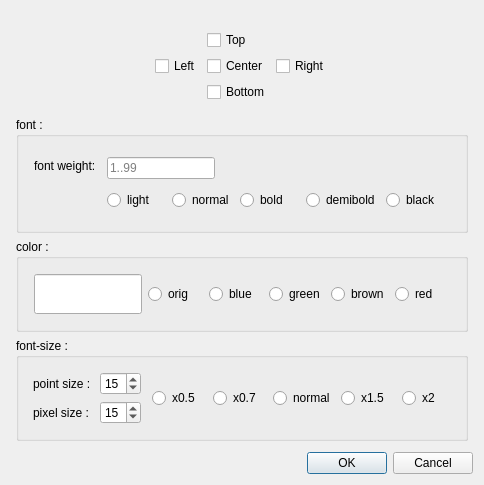
<?xml version="1.0" encoding="UTF-8"?>
<ui version="4.0">
 <class>SectionSettingsDlg</class>
 <widget class="QDialog" name="SectionSettingsDlg">
  <property name="geometry">
   <rect>
    <x>0</x>
    <y>0</y>
    <width>484</width>
    <height>485</height>
   </rect>
  </property>
  <property name="windowTitle">
   <string>Dialog</string>
  </property>
  <layout class="QVBoxLayout" name="verticalLayout_2">
   <item>
    <layout class="QVBoxLayout" name="verticalLayout">
     <property name="margin">
      <number>5</number>
     </property>
     <item>
      <layout class="QVBoxLayout" name="verticalLayout_3">
       <property name="leftMargin">
        <number>5</number>
       </property>
       <property name="topMargin">
        <number>5</number>
       </property>
       <property name="rightMargin">
        <number>5</number>
       </property>
       <item>
        <widget class="QFrame" name="frame">
         <property name="sizePolicy">
          <sizepolicy hsizetype="Minimum" vsizetype="Minimum">
           <horstretch>0</horstretch>
           <verstretch>0</verstretch>
          </sizepolicy>
         </property>
         <layout class="QGridLayout" name="gridLayout">
          <item row="0" column="2">
           <widget class="QCheckBox" name="chk_ver_top">
            <property name="text">
             <string>Top</string>
            </property>
           </widget>
          </item>
          <item row="1" column="1">
           <widget class="QCheckBox" name="chk_hor_left">
            <property name="text">
             <string>Left</string>
            </property>
           </widget>
          </item>
          <item row="1" column="2">
           <widget class="QCheckBox" name="chk_center">
            <property name="text">
             <string>Center</string>
            </property>
           </widget>
          </item>
          <item row="1" column="3">
           <widget class="QCheckBox" name="chk_hor_right">
            <property name="text">
             <string>Right</string>
            </property>
           </widget>
          </item>
          <item row="2" column="2">
           <widget class="QCheckBox" name="chk_ver_bottom">
            <property name="text">
             <string>Bottom</string>
            </property>
           </widget>
          </item>
          <item row="1" column="4">
           <spacer name="horizontalSpacer_2">
            <property name="orientation">
             <enum>Qt::Horizontal</enum>
            </property>
            <property name="sizeHint" stdset="0">
             <size>
              <width>40</width>
              <height>20</height>
             </size>
            </property>
           </spacer>
          </item>
          <item row="1" column="0">
           <spacer name="horizontalSpacer_3">
            <property name="orientation">
             <enum>Qt::Horizontal</enum>
            </property>
            <property name="sizeHint" stdset="0">
             <size>
              <width>40</width>
              <height>20</height>
             </size>
            </property>
           </spacer>
          </item>
         </layout>
        </widget>
       </item>
      </layout>
     </item>
     <item>
      <widget class="QGroupBox" name="groupBox_2">
       <property name="title">
        <string>font : </string>
       </property>
       <layout class="QGridLayout" name="gridLayout_2">
        <property name="margin">
         <number>15</number>
        </property>
        <item row="0" column="0">
         <widget class="QLabel" name="label">
          <property name="text">
           <string>font weight:</string>
          </property>
         </widget>
        </item>
        <item row="0" column="1">
         <layout class="QHBoxLayout" name="horizontalLayout">
          <property name="leftMargin">
           <number>5</number>
          </property>
          <property name="topMargin">
           <number>5</number>
          </property>
          <property name="rightMargin">
           <number>5</number>
          </property>
          <item>
           <widget class="QLineEdit" name="ledt_fntWeight">
            <property name="sizePolicy">
             <sizepolicy hsizetype="Preferred" vsizetype="Preferred">
              <horstretch>0</horstretch>
              <verstretch>0</verstretch>
             </sizepolicy>
            </property>
            <property name="inputMethodHints">
             <set>Qt::ImhDigitsOnly</set>
            </property>
            <property name="maxLength">
             <number>3</number>
            </property>
            <property name="placeholderText">
             <string>1..99</string>
            </property>
           </widget>
          </item>
          <item>
           <spacer name="horizontalSpacer">
            <property name="orientation">
             <enum>Qt::Horizontal</enum>
            </property>
            <property name="sizeHint" stdset="0">
             <size>
              <width>40</width>
              <height>20</height>
             </size>
            </property>
           </spacer>
          </item>
         </layout>
        </item>
        <item row="1" column="1">
         <layout class="QHBoxLayout" name="horizontalLayout_2">
          <property name="margin">
           <number>5</number>
          </property>
          <item>
           <widget class="QRadioButton" name="chk_fnt_light">
            <property name="text">
             <string>light</string>
            </property>
           </widget>
          </item>
          <item>
           <widget class="QRadioButton" name="chk_fnt_normal">
            <property name="text">
             <string>normal</string>
            </property>
           </widget>
          </item>
          <item>
           <widget class="QRadioButton" name="chk_fnt_bold">
            <property name="text">
             <string>bold</string>
            </property>
           </widget>
          </item>
          <item>
           <widget class="QRadioButton" name="chk_fnt_demibold">
            <property name="text">
             <string>demibold</string>
            </property>
           </widget>
          </item>
          <item>
           <widget class="QRadioButton" name="chk_fnt_black">
            <property name="text">
             <string>black</string>
            </property>
           </widget>
          </item>
         </layout>
        </item>
       </layout>
      </widget>
     </item>
     <item>
      <widget class="QGroupBox" name="grbx_color">
       <property name="title">
        <string>color : </string>
       </property>
       <layout class="QHBoxLayout" name="horizontalLayout_3">
        <property name="margin">
         <number>15</number>
        </property>
        <item>
         <widget class="QLineEdit" name="ledt_color">
          <property name="sizePolicy">
           <sizepolicy hsizetype="Preferred" vsizetype="Preferred">
            <horstretch>0</horstretch>
            <verstretch>0</verstretch>
           </sizepolicy>
          </property>
         </widget>
        </item>
        <item>
         <widget class="QRadioButton" name="rbtn_orig">
          <property name="text">
           <string>orig</string>
          </property>
         </widget>
        </item>
        <item>
         <widget class="QRadioButton" name="rbtn_blue">
          <property name="text">
           <string>blue</string>
          </property>
         </widget>
        </item>
        <item>
         <widget class="QRadioButton" name="rbtn_green">
          <property name="text">
           <string>green</string>
          </property>
         </widget>
        </item>
        <item>
         <widget class="QRadioButton" name="rbtn_brown">
          <property name="text">
           <string>brown</string>
          </property>
         </widget>
        </item>
        <item>
         <widget class="QRadioButton" name="rbtn_red">
          <property name="text">
           <string>red</string>
          </property>
         </widget>
        </item>
       </layout>
      </widget>
     </item>
     <item>
      <widget class="QGroupBox" name="groupBox">
       <property name="title">
        <string>font-size :</string>
       </property>
       <layout class="QHBoxLayout" name="horizontalLayout_4">
        <item>
         <layout class="QFormLayout" name="formLayout">
          <property name="margin">
           <number>5</number>
          </property>
          <item row="0" column="0">
           <widget class="QLabel" name="label_2">
            <property name="text">
             <string>point size : </string>
            </property>
           </widget>
          </item>
          <item row="0" column="1">
           <widget class="QSpinBox" name="spb_pointSize">
            <property name="minimum">
             <number>-1</number>
            </property>
            <property name="maximum">
             <number>64</number>
            </property>
            <property name="value">
             <number>15</number>
            </property>
           </widget>
          </item>
          <item row="1" column="1">
           <widget class="QSpinBox" name="spb_pixelSize">
            <property name="minimum">
             <number>-1</number>
            </property>
            <property name="maximum">
             <number>64</number>
            </property>
            <property name="value">
             <number>15</number>
            </property>
           </widget>
          </item>
          <item row="1" column="0">
           <widget class="QLabel" name="label_3">
            <property name="text">
             <string>pixel size : </string>
            </property>
           </widget>
          </item>
         </layout>
        </item>
        <item>
         <widget class="QRadioButton" name="rbtn_size_0_5">
          <property name="text">
           <string>x0.5</string>
          </property>
         </widget>
        </item>
        <item>
         <widget class="QRadioButton" name="rbtn_size_0_7">
          <property name="text">
           <string>x0.7</string>
          </property>
         </widget>
        </item>
        <item>
         <widget class="QRadioButton" name="rbtn_size_normal">
          <property name="text">
           <string>normal</string>
          </property>
         </widget>
        </item>
        <item>
         <widget class="QRadioButton" name="rbtn_size_1_5">
          <property name="text">
           <string>x1.5</string>
          </property>
         </widget>
        </item>
        <item>
         <widget class="QRadioButton" name="rbtn_size_2_0">
          <property name="text">
           <string>x2</string>
          </property>
         </widget>
        </item>
       </layout>
      </widget>
     </item>
    </layout>
   </item>
   <item>
    <widget class="QDialogButtonBox" name="buttonBox">
     <property name="orientation">
      <enum>Qt::Horizontal</enum>
     </property>
     <property name="standardButtons">
      <set>QDialogButtonBox::Cancel|QDialogButtonBox::Ok</set>
     </property>
    </widget>
   </item>
  </layout>
 </widget>
 <resources/>
 <connections>
  <connection>
   <sender>buttonBox</sender>
   <signal>accepted()</signal>
   <receiver>SectionSettingsDlg</receiver>
   <slot>accept()</slot>
   <hints>
    <hint type="sourcelabel">
     <x>248</x>
     <y>254</y>
    </hint>
    <hint type="destinationlabel">
     <x>157</x>
     <y>274</y>
    </hint>
   </hints>
  </connection>
  <connection>
   <sender>buttonBox</sender>
   <signal>rejected()</signal>
   <receiver>SectionSettingsDlg</receiver>
   <slot>reject()</slot>
   <hints>
    <hint type="sourcelabel">
     <x>316</x>
     <y>260</y>
    </hint>
    <hint type="destinationlabel">
     <x>286</x>
     <y>274</y>
    </hint>
   </hints>
  </connection>
 </connections>
</ui>
